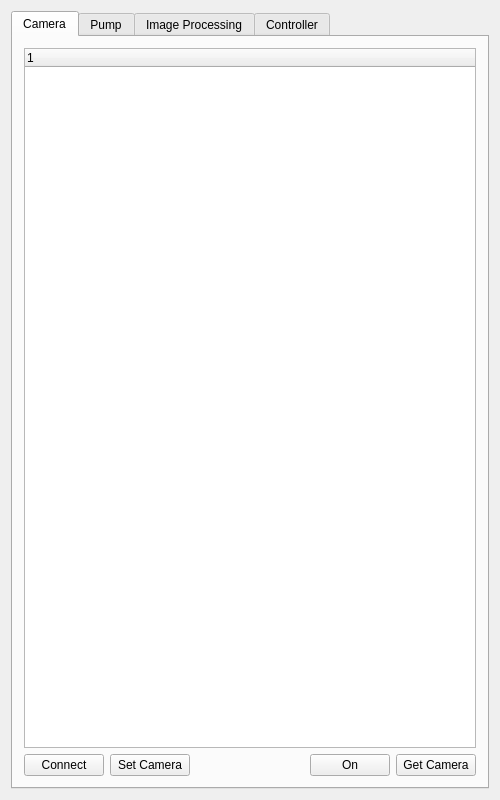
<?xml version="1.0" encoding="UTF-8"?>
<ui version="4.0">
 <class>Setup</class>
 <widget class="QWidget" name="Setup">
  <property name="geometry">
   <rect>
    <x>0</x>
    <y>0</y>
    <width>500</width>
    <height>800</height>
   </rect>
  </property>
  <property name="minimumSize">
   <size>
    <width>350</width>
    <height>400</height>
   </size>
  </property>
  <property name="windowTitle">
   <string>Setup</string>
  </property>
  <layout class="QGridLayout" name="gridLayout">
   <item row="0" column="1">
    <widget class="QTabWidget" name="tabWidget">
     <property name="currentIndex">
      <number>0</number>
     </property>
     <widget class="QWidget" name="cameraTab">
      <attribute name="title">
       <string>Camera</string>
      </attribute>
      <layout class="QGridLayout" name="gridLayout_3">
       <item row="0" column="0">
        <layout class="QVBoxLayout" name="verticalLayout_2">
         <item>
          <widget class="QTreeWidget" name="cameraTree">
           <column>
            <property name="text">
             <string notr="true">1</string>
            </property>
           </column>
          </widget>
         </item>
         <item>
          <layout class="QHBoxLayout" name="horizontalLayout_2">
           <item>
            <widget class="QPushButton" name="connectCameraButton">
             <property name="text">
              <string>Connect</string>
             </property>
             <property name="checkable">
              <bool>true</bool>
             </property>
            </widget>
           </item>
           <item>
            <widget class="QPushButton" name="setCameraButton">
             <property name="text">
              <string>Set Camera</string>
             </property>
            </widget>
           </item>
           <item>
            <spacer name="horizontalSpacer_2">
             <property name="orientation">
              <enum>Qt::Horizontal</enum>
             </property>
             <property name="sizeHint" stdset="0">
              <size>
               <width>40</width>
               <height>20</height>
              </size>
             </property>
            </spacer>
           </item>
           <item>
            <widget class="QPushButton" name="cameraButton">
             <property name="text">
              <string>On</string>
             </property>
             <property name="checkable">
              <bool>true</bool>
             </property>
            </widget>
           </item>
           <item>
            <widget class="QPushButton" name="getCameraButton">
             <property name="text">
              <string>Get Camera</string>
             </property>
            </widget>
           </item>
          </layout>
         </item>
        </layout>
       </item>
      </layout>
     </widget>
     <widget class="QWidget" name="pumpTab">
      <attribute name="title">
       <string>Pump</string>
      </attribute>
      <layout class="QGridLayout" name="gridLayout_2">
       <item row="0" column="0">
        <layout class="QVBoxLayout" name="verticalLayout">
         <item>
          <widget class="QTreeWidget" name="pumpTree">
           <column>
            <property name="text">
             <string notr="true">1</string>
            </property>
           </column>
          </widget>
         </item>
         <item>
          <layout class="QHBoxLayout" name="horizontalLayout">
           <item>
            <widget class="QPushButton" name="addPumpButton">
             <property name="text">
              <string>Add Pump</string>
             </property>
            </widget>
           </item>
           <item>
            <widget class="QPushButton" name="clearPumpButton">
             <property name="text">
              <string>Clear All</string>
             </property>
            </widget>
           </item>
           <item>
            <spacer name="horizontalSpacer">
             <property name="orientation">
              <enum>Qt::Horizontal</enum>
             </property>
             <property name="sizeHint" stdset="0">
              <size>
               <width>40</width>
               <height>20</height>
              </size>
             </property>
            </spacer>
           </item>
           <item>
            <widget class="QPushButton" name="getPumpButton">
             <property name="enabled">
              <bool>false</bool>
             </property>
             <property name="text">
              <string>Get Pump</string>
             </property>
            </widget>
           </item>
           <item>
            <widget class="QPushButton" name="setPumpButton">
             <property name="text">
              <string>Set Pump</string>
             </property>
            </widget>
           </item>
          </layout>
         </item>
        </layout>
       </item>
      </layout>
     </widget>
     <widget class="QWidget" name="imgprocTab">
      <attribute name="title">
       <string>Image Processing</string>
      </attribute>
      <layout class="QGridLayout" name="gridLayout_9">
       <item row="0" column="0">
        <layout class="QVBoxLayout" name="verticalLayout_4">
         <item>
          <layout class="QGridLayout" name="gridLayout_8">
           <item row="1" column="0">
            <widget class="QLabel" name="label_2">
             <property name="text">
              <string>Drawn Line Length (um): </string>
             </property>
            </widget>
           </item>
           <item row="1" column="1">
            <widget class="QLineEdit" name="calibLengthEdit">
             <property name="text">
              <string>500</string>
             </property>
            </widget>
           </item>
           <item row="0" column="0" colspan="2">
            <widget class="QPushButton" name="calibButton">
             <property name="text">
              <string>Set Calibration</string>
             </property>
             <property name="checkable">
              <bool>false</bool>
             </property>
            </widget>
           </item>
          </layout>
         </item>
         <item>
          <layout class="QVBoxLayout" name="verticalLayout_3">
           <item>
            <widget class="QPushButton" name="bkgdButton">
             <property name="text">
              <string>Set Background</string>
             </property>
             <property name="checkable">
              <bool>false</bool>
             </property>
            </widget>
           </item>
          </layout>
         </item>
         <item>
          <layout class="QGridLayout" name="gridLayout_5">
           <item row="2" column="1">
            <widget class="QSlider" name="blockSlider">
             <property name="minimum">
              <number>1</number>
             </property>
             <property name="maximum">
              <number>20</number>
             </property>
             <property name="pageStep">
              <number>1</number>
             </property>
             <property name="value">
              <number>5</number>
             </property>
             <property name="sliderPosition">
              <number>5</number>
             </property>
             <property name="orientation">
              <enum>Qt::Horizontal</enum>
             </property>
            </widget>
           </item>
           <item row="2" column="2">
            <widget class="QLabel" name="blockLabel">
             <property name="text">
              <string>TextLabel</string>
             </property>
            </widget>
           </item>
           <item row="3" column="2">
            <widget class="QLabel" name="openSizeLabel">
             <property name="text">
              <string>TextLabel</string>
             </property>
            </widget>
           </item>
           <item row="1" column="1">
            <widget class="QSlider" name="thresholdSlider">
             <property name="maximum">
              <number>255</number>
             </property>
             <property name="pageStep">
              <number>1</number>
             </property>
             <property name="value">
              <number>127</number>
             </property>
             <property name="orientation">
              <enum>Qt::Horizontal</enum>
             </property>
            </widget>
           </item>
           <item row="3" column="0">
            <widget class="QLabel" name="label_14">
             <property name="text">
              <string>Mask Open Size:</string>
             </property>
            </widget>
           </item>
           <item row="0" column="1">
            <widget class="QPushButton" name="maskButton">
             <property name="text">
              <string>Make Mask</string>
             </property>
             <property name="checkable">
              <bool>true</bool>
             </property>
            </widget>
           </item>
           <item row="3" column="1">
            <widget class="QSlider" name="openSizeSlider">
             <property name="minimum">
              <number>1</number>
             </property>
             <property name="maximum">
              <number>10</number>
             </property>
             <property name="pageStep">
              <number>1</number>
             </property>
             <property name="value">
              <number>1</number>
             </property>
             <property name="sliderPosition">
              <number>1</number>
             </property>
             <property name="orientation">
              <enum>Qt::Horizontal</enum>
             </property>
            </widget>
           </item>
           <item row="1" column="0">
            <widget class="QLabel" name="label_8">
             <property name="text">
              <string>Mask Threshold:</string>
             </property>
            </widget>
           </item>
           <item row="1" column="2">
            <widget class="QLabel" name="thresholdLabel">
             <property name="text">
              <string>TextLabel</string>
             </property>
            </widget>
           </item>
           <item row="2" column="0">
            <widget class="QLabel" name="label_10">
             <property name="text">
              <string>Threshold Block Size:</string>
             </property>
            </widget>
           </item>
          </layout>
         </item>
         <item>
          <layout class="QGridLayout" name="gridLayout_6">
           <item row="1" column="2">
            <widget class="QLabel" name="erodeSizeLabel">
             <property name="text">
              <string>TextLabel</string>
             </property>
            </widget>
           </item>
           <item row="1" column="1">
            <widget class="QSlider" name="erodeSizeSlider">
             <property name="minimum">
              <number>1</number>
             </property>
             <property name="maximum">
              <number>20</number>
             </property>
             <property name="pageStep">
              <number>1</number>
             </property>
             <property name="orientation">
              <enum>Qt::Horizontal</enum>
             </property>
            </widget>
           </item>
           <item row="1" column="0">
            <widget class="QLabel" name="label_13">
             <property name="text">
              <string>Channel Erode Size:</string>
             </property>
            </widget>
           </item>
           <item row="2" column="1">
            <widget class="QSlider" name="cutThicknessSlider">
             <property name="minimum">
              <number>1</number>
             </property>
             <property name="maximum">
              <number>10</number>
             </property>
             <property name="pageStep">
              <number>1</number>
             </property>
             <property name="orientation">
              <enum>Qt::Horizontal</enum>
             </property>
            </widget>
           </item>
           <item row="2" column="2">
            <widget class="QLabel" name="cutThicknessLabel">
             <property name="text">
              <string>TextLabel</string>
             </property>
            </widget>
           </item>
           <item row="0" column="1">
            <widget class="QPushButton" name="channelButton">
             <property name="text">
              <string>Cut Channels</string>
             </property>
             <property name="checkable">
              <bool>true</bool>
             </property>
            </widget>
           </item>
           <item row="2" column="0">
            <widget class="QLabel" name="label_16">
             <property name="text">
              <string>Channel Cut Thickness:</string>
             </property>
            </widget>
           </item>
          </layout>
         </item>
         <item>
          <layout class="QVBoxLayout" name="sepSortLayout">
           <item>
            <widget class="QPushButton" name="sepSortButton">
             <property name="text">
              <string>Seperate Channels</string>
             </property>
             <property name="checkable">
              <bool>true</bool>
             </property>
            </widget>
           </item>
           <item>
            <layout class="QHBoxLayout" name="horizontalLayout_3">
             <item>
              <widget class="QLabel" name="label_9">
               <property name="text">
                <string>Old Index</string>
               </property>
              </widget>
             </item>
             <item>
              <widget class="QLabel" name="label_11">
               <property name="text">
                <string>New Index</string>
               </property>
              </widget>
             </item>
             <item>
              <widget class="QLabel" name="label_4">
               <property name="text">
                <string>Positive Direction</string>
               </property>
              </widget>
             </item>
            </layout>
           </item>
           <item>
            <spacer name="verticalSpacer_3">
             <property name="orientation">
              <enum>Qt::Vertical</enum>
             </property>
             <property name="sizeType">
              <enum>QSizePolicy::Expanding</enum>
             </property>
             <property name="sizeHint" stdset="0">
              <size>
               <width>0</width>
               <height>0</height>
              </size>
             </property>
            </spacer>
           </item>
          </layout>
         </item>
        </layout>
       </item>
      </layout>
     </widget>
     <widget class="QWidget" name="ctrlTab">
      <attribute name="title">
       <string>Controller</string>
      </attribute>
      <layout class="QGridLayout" name="gridLayout_10">
       <item row="0" column="0">
        <layout class="QVBoxLayout" name="verticalLayout_5">
         <item>
          <layout class="QGridLayout" name="gridLayout_4">
           <item row="1" column="0">
            <widget class="QLabel" name="label_7">
             <property name="text">
              <string>Number of Plant Inputs (inlets):</string>
             </property>
            </widget>
           </item>
           <item row="1" column="1">
            <widget class="QLabel" name="numInLabel">
             <property name="text">
              <string>0</string>
             </property>
            </widget>
           </item>
           <item row="2" column="0">
            <widget class="QLabel" name="label">
             <property name="text">
              <string>Number of Plant Outputs (channels):</string>
             </property>
            </widget>
           </item>
           <item row="2" column="1">
            <widget class="QLabel" name="numOutLabel">
             <property name="text">
              <string>0</string>
             </property>
            </widget>
           </item>
           <item row="4" column="0">
            <widget class="QLabel" name="label_5">
             <property name="text">
              <string>Number of Controllers:</string>
             </property>
            </widget>
           </item>
           <item row="4" column="1">
            <widget class="QLabel" name="numCtrlLabel">
             <property name="text">
              <string>0</string>
             </property>
            </widget>
           </item>
           <item row="7" column="1">
            <widget class="QPushButton" name="loadCtrlButton">
             <property name="text">
              <string>Load Controllers</string>
             </property>
            </widget>
           </item>
           <item row="0" column="0">
            <widget class="QLabel" name="label_3">
             <property name="text">
              <string>Number of Plant States:</string>
             </property>
            </widget>
           </item>
           <item row="0" column="1">
            <widget class="QLabel" name="numStateLabel">
             <property name="text">
              <string>0</string>
             </property>
            </widget>
           </item>
           <item row="5" column="0">
            <widget class="QLabel" name="label_6">
             <property name="text">
              <string>Controller Designed Sample Period:</string>
             </property>
            </widget>
           </item>
           <item row="5" column="1">
            <widget class="QLabel" name="ctrlTsLabel">
             <property name="text">
              <string>0</string>
             </property>
            </widget>
           </item>
          </layout>
         </item>
         <item>
          <spacer name="verticalSpacer">
           <property name="orientation">
            <enum>Qt::Vertical</enum>
           </property>
           <property name="sizeHint" stdset="0">
            <size>
             <width>20</width>
             <height>40</height>
            </size>
           </property>
          </spacer>
         </item>
         <item>
          <layout class="QGridLayout" name="gridLayout_7">
           <item row="0" column="0">
            <widget class="QLineEdit" name="timerIntervalEdit">
             <property name="text">
              <string>100</string>
             </property>
            </widget>
           </item>
           <item row="0" column="1">
            <widget class="QPushButton" name="timerIntervalButton">
             <property name="text">
              <string>Change uEVA Timer Interval (Sampling Period [ms])</string>
             </property>
            </widget>
           </item>
          </layout>
         </item>
        </layout>
       </item>
      </layout>
     </widget>
    </widget>
   </item>
  </layout>
 </widget>
 <layoutdefault spacing="6" margin="11"/>
 <resources/>
 <connections/>
</ui>
